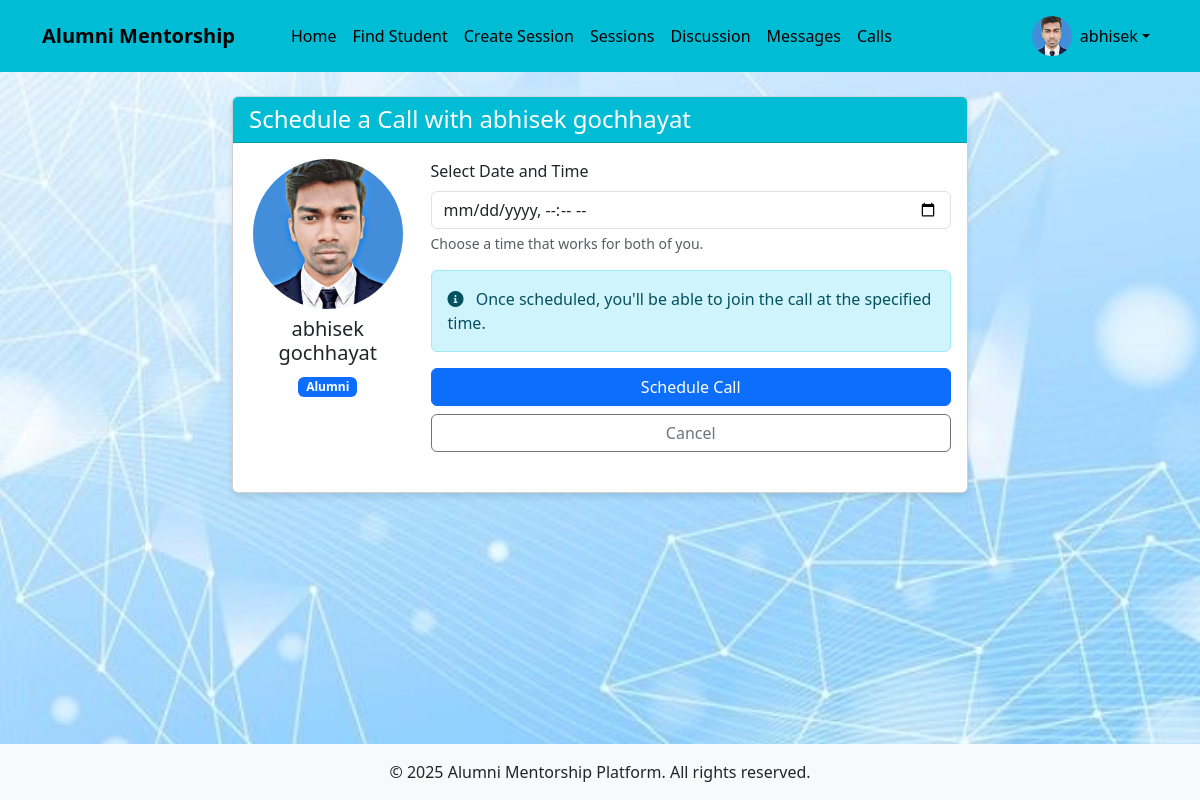
The page /call/schedule/2/ (signed in) on the database its author committed.
### users/models.py (models this page shows, shortened)
class CustomUser(AbstractUser):
    USER_TYPE_CHOICES = (
        ('student', 'Student'),
        ('alumni', 'Alumni'),
    )
    user_type = models.CharField(max_length=10, choices=USER_TYPE_CHOICES)
    bio = models.TextField(blank=True)
    profile_picture = models.ImageField(upload_to='profile_pics/', blank=True, null=True)
    graduation_year = models.IntegerField(null=True, blank=True)
    company = models.CharField(max_length=100, blank=True)
    position = models.CharField(max_length=100, blank=True)
    industry = models.CharField(max_length=100, blank=True)
    course = models.CharField(max_length=100, blank=True)
    year_of_study = models.IntegerField(null=True, blank=True)

### call/views.py (the view, shortened to what this page needs)
# urls.py: path('schedule/<int:user_id>/', views.schedule_call, name='schedule_call'),
@login_required
def schedule_call(request, user_id):
    other_user = get_object_or_404(CustomUser, id=user_id)
    return render(request, 'call/schedule_call.html', {'other_user': other_user})

### templates/call/schedule_call.html (shortened to what this page needs)
{% extends 'base.html' %}
{% block content %}
<div class="row justify-content-center">
    <div class="col-md-8">
        <div class="card">
            <div class="card-header  text-white">
                <h4 class="card-title mb-0">Schedule a Call with {{ other_user.get_full_name }}</h4>
            </div>
            <div class="card-body">
                <div class="row mb-4">
                    <div class="col-md-3 text-center">
                        {% if other_user.profile_picture %}
                            <img src="{{ other_user.profile_picture.url }}" alt="{{ other_user.get_full_name }}" class="profile-pic-lg mb-2">
                        {% else %}
                            <i class="fas fa-user-circle mb-2" style="font-size: 5rem; color: #ccc;"></i>
                        {% endif %}
                        <h5>{{ other_user.get_full_name }}</h5>
                        <p class="badge bg-primary">{{ other_user.get_user_type_display }}</p>
                    </div>
                    <div class="col-md-9">
                        <form method="post">
                            <div class="mb-3">
                                <label for="scheduled_time" class="form-label">Select Date and Time</label>
                                <input type="datetime-local" class="form-control" id="scheduled_time" name="scheduled_time" required>
                                <div class="form-text">Choose a time that works for both of you.</div>
                            </div>
                            <div class="alert alert-info">
                                <i class="fas fa-info-circle me-2"></i> Once scheduled, you'll be able to join the call at the specified time.
                            </div>
                            <div class="d-grid gap-2">
                                <button type="submit" class="btn btn-primary">Schedule Call</button>
                                <a href="{% url 'user_detail' other_user.username %}" class="btn btn-outline-secondary">Cancel</a>
                            </div>
                        </form>
                    </div>
                </div>
            </div>
        </div>
    </div>
</div>
{% endblock %}

### templates/base.html (shortened to what this page needs)
<!DOCTYPE html>
<html lang="en">
  <head>
    <link
      href="https://cdn.jsdelivr.net/npm/bootstrap@5.3.0/dist/css/bootstrap.min.css"
      rel="stylesheet"
    />
    <link
      rel="stylesheet"
      href="https://cdnjs.cloudflare.com/ajax/libs/font-awesome/6.0.0/css/all.min.css"
    />
  </head>
  <body>
    <header>
      <nav class="navbar navbar-expand-lg navbar-dark">
        <div class="container">
          <a class="navbar-brand" href="{% url 'home' %}">Alumni Mentorship</a>
          <div class="collapse navbar-collapse" id="navbarNav">
            <ul class="navbar-nav me-auto">
              {% if user.is_authenticated %}
              <li class="nav-item">
                <a class="nav-link" href="{% url 'home' %}">Home</a>
              </li>
              {% if user.user_type == 'student' %}
              <li class="nav-item">
                <a class="nav-link" href="{% url 'alumni_list' %}"
                  >Find Mentors</a
                >
              </li>
              {% else %}
              <li class="nav-item">
                <a class="nav-link" href="{% url 'student_list' %}"
                  >Find Student</a
                >
              </li>
              <li class="nav-item">
                <a class="nav-link" href="{% url 'create_group_session' %}"
                  >Create Session</a
                >
              </li>
              {% endif %}
              <li class="nav-item">
                <a class="nav-link" href="{% url 'group_sessions' %}"
                  > Sessions</a
                >
              </li>
              <li class="nav-item">
                <a class="nav-link" href="{% url 'topic_list' %}"
                  >Discussion </a
                >
              </li>
              <li class="nav-item">
                <a class="nav-link" href="{% url 'chat_list' %}">Messages</a>
              </li>
              <li class="nav-item">
                <a class="nav-link" href="{% url 'call_home' %}">Calls</a>
              </li>
              {% endif %}
            </ul>
            <ul class="navbar-nav">
              {% if user.is_authenticated %}
              <li class="nav-item dropdown">
                <a
                  class="nav-link dropdown-toggle d-flex align-items-center"
                  href="#"
                  id="navbarDropdown"
                  role="button"
                  data-bs-toggle="dropdown"
                >
                  {% if user.profile_picture %}
                  <img
                    src="{{ user.profile_picture.url }}"
                    alt="Profile"
                    class="profile-pic me-2"
                  />
                  {% else %}
                  <i
                    class="fas fa-user-circle me-2"
                    style="font-size: 1.5rem"
                  ></i>
                  {% endif %} {{ user.username }}
                </a>
              </li>
              {% endif %}
            </ul>
          </div>
        </div>
      </nav>
    </header>
    <main class="container py-4">
       {% block content %}{% endblock %}
    </main>
    <footer class="bg-light py-3 mt-auto">
      <div class="container text-center">
        <p class="mb-0">
          &copy; {% now "Y" %} Alumni Mentorship Platform. All rights reserved.
        </p>
      </div>
    </footer>
  </body>
</html>

### templates/base.html (style rules this page uses)
body { min-height: 100vh; display: flex; flex-direction: column; background-image: url("/static/images/img.jpg"); background-size: cover; background-repeat: no-repeat; background-position: center; }
main { flex: 1; }
.navbar-brand { font-weight: bold; padding-right: 2rem; color: #000; }
.profile-pic { width: 40px; height: 40px; border-radius: 50%; object-fit: cover; }
.navbar { background: #00bcd4; }
.nav-item { gap: 1rem; }
#navbarNav { gap: 2rem; }
.profile-pic-lg { width: 150px; height: 150px; border-radius: 50%; object-fit: cover; }
.card { margin-bottom: 20px; box-shadow: 0 4px 6px rgba(0, 0, 0, 0.1); }
.card-header { background-color: #00bcd4; }
.navbar li a { color: black; }

### rows shown on the page
CustomUser: profile_picture (picture), username "abhisek", get_full_name "abhisek gochhayat", user_type "Alumni"
